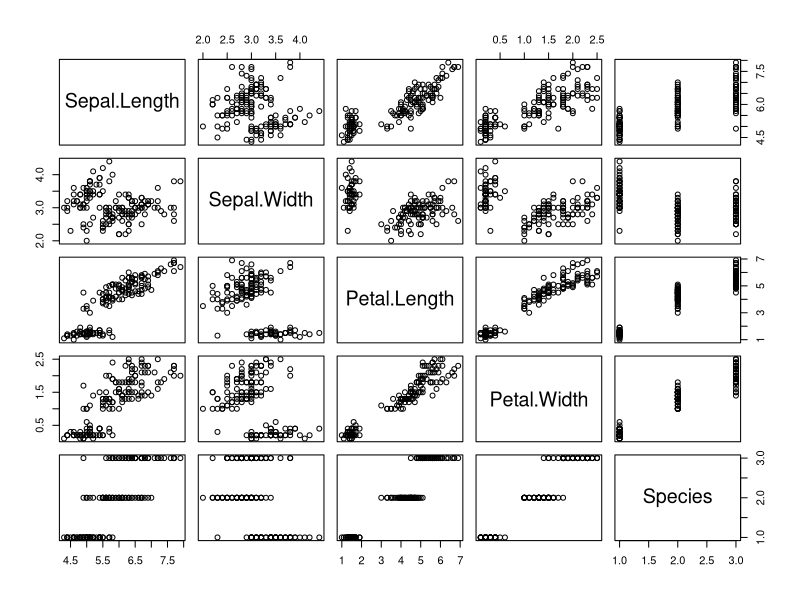
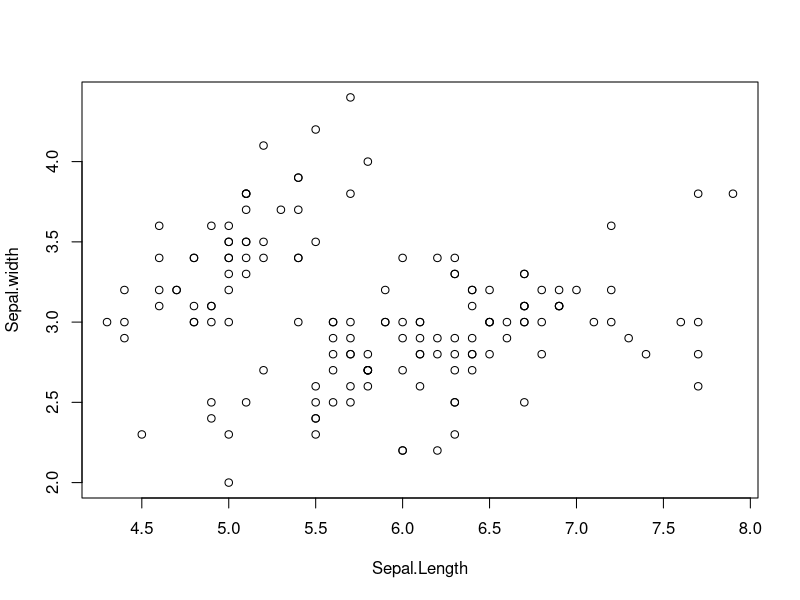
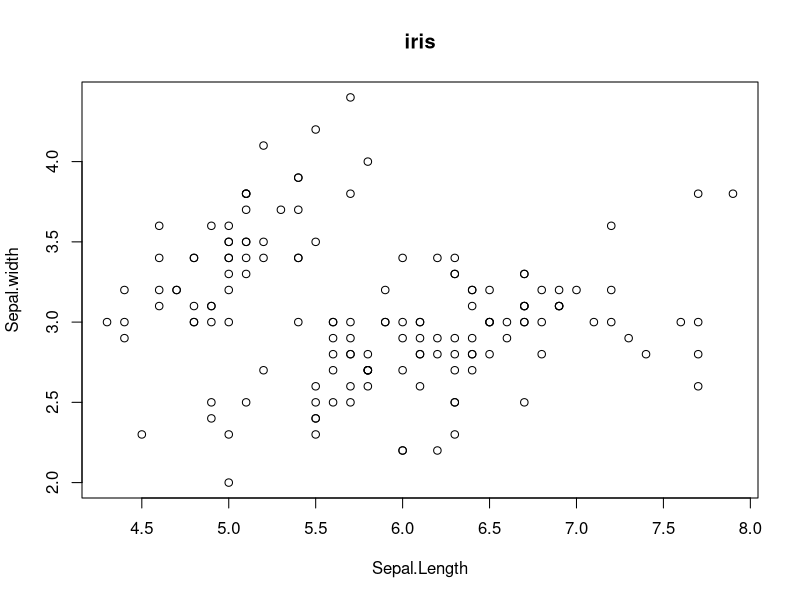
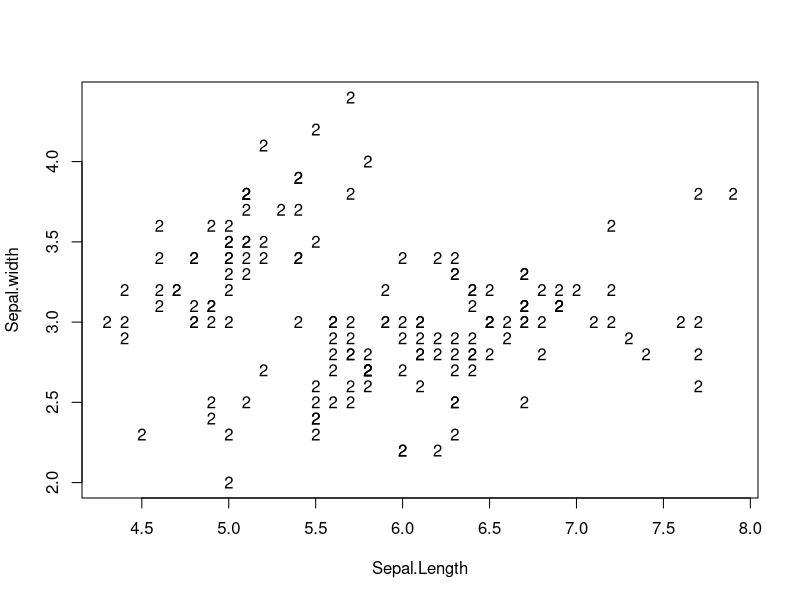
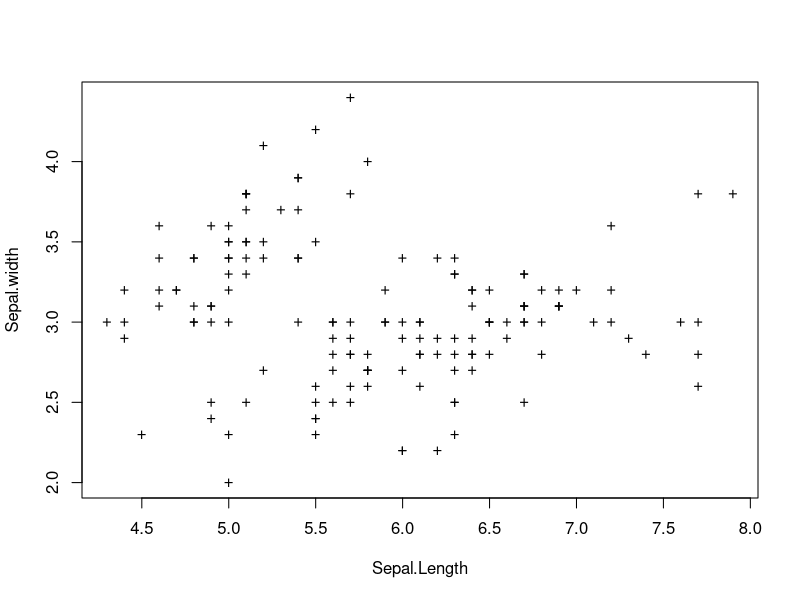
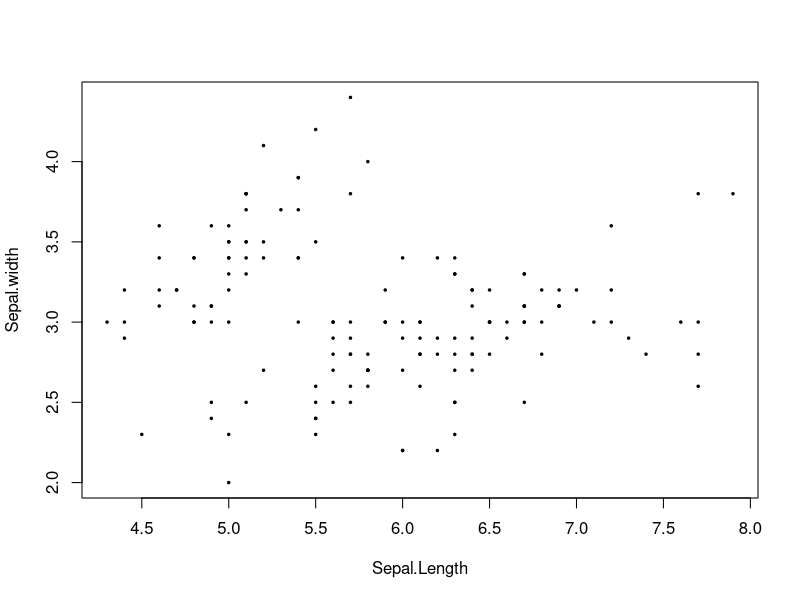
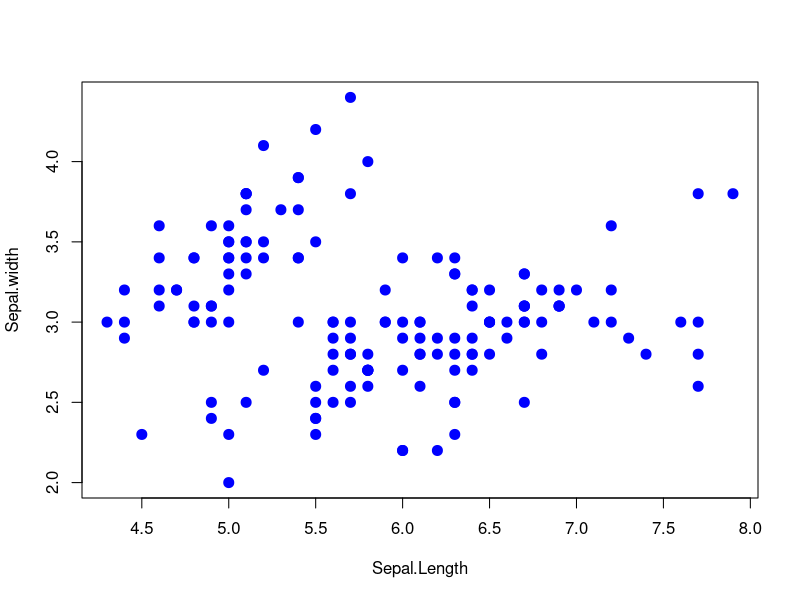
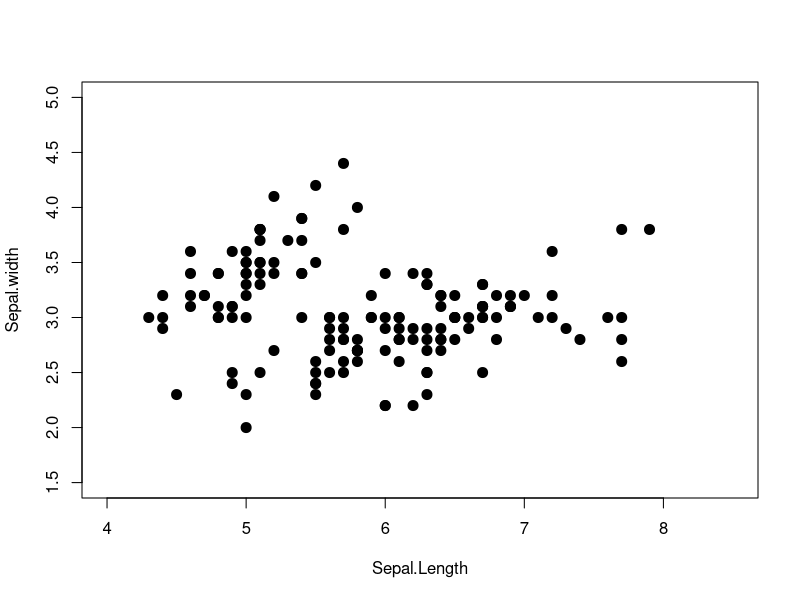

These charts were generated, in order, by the following R code:
str(iris)
plot(iris)

plot(iris$Sepal.Length, iris$Sepal.Width,xlab="Sepal.Length",ylab="Sepal.width")

plot(iris$Sepal.Length, iris$Sepal.Width,xlab="Sepal.Length",ylab="Sepal.width",main="iris")

plot(iris$Sepal.Length, iris$Sepal.Width,xlab="Sepal.Length",ylab="Sepal.width",pch="20")

plot(iris$Sepal.Length, iris$Sepal.Width,xlab="Sepal.Length",ylab="Sepal.width",pch="+")

plot(iris$Sepal.Length, iris$Sepal.Width,xlab="Sepal.Length",ylab="Sepal.width",pch=20,cex=.5)

plot(iris$Sepal.Length, iris$Sepal.Width,xlab="Sepal.Length",ylab="Sepal.width",pch=20,cex=2, col="blue")

min(iris$Sepal.Length)
max(iris$Sepal.Length)
min(iris$Sepal.Width)
max(iris$Sepal.Width)

plot(iris$Sepal.Length, iris$Sepal.Width,xlab="Sepal.Length",ylab="Sepal.width",pch=20,cex=2, xlim=c(4,8.5),ylim=c(1.5,5))
plot(iris$Sepal.Length, iris$Sepal.Width,xlab="Sepal.Length",ylab="Sepal.width",pch=20,cex=2, xlim=c(4,8.5),ylim=c(1.5,5),type="l")
plot(iris$Sepal.Length, iris$Sepal.Width,xlab="Sepal.Length",ylab="Sepal.width",pch=20,cex=2, xlim=c(4,8.5),ylim=c(1.5,5),type="b")
plot(iris$Sepal.Length, iris$Sepal.Width,xlab="Sepal.Length",ylab="Sepal.width",pch=20,cex=2, xlim=c(4,8.5),ylim=c(1.5,5),type="o")

data(cars)
str(cars)
plot(cars)

plot(cars,type="l")
